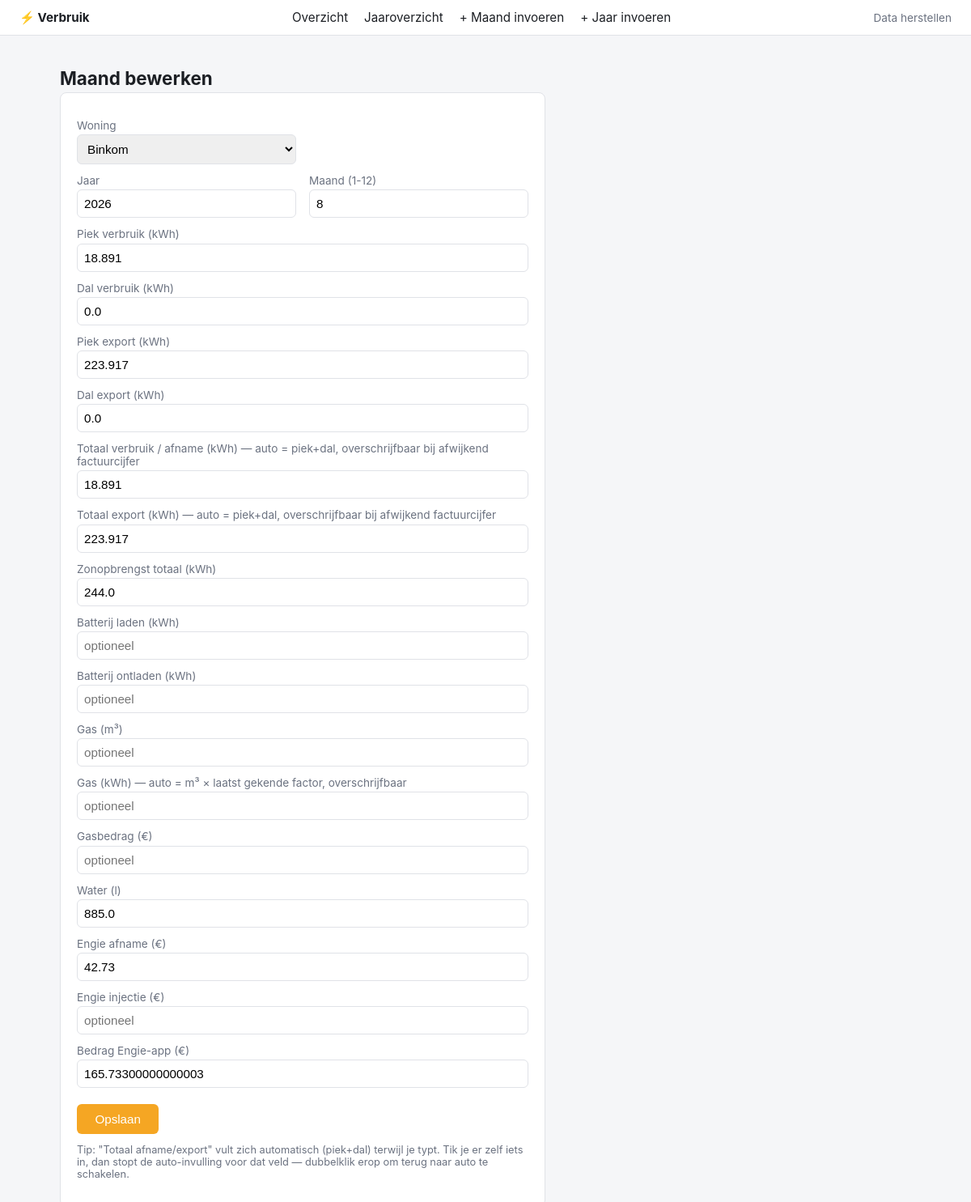
The page /invoer/Binkom/2026/8 on the database its author committed.
### tables this page shows
CREATE TABLE maandverbruik (
    id INTEGER PRIMARY KEY AUTOINCREMENT,
    woning TEXT NOT NULL CHECK (woning IN ('Tienen', 'Binkom')),
    jaar INTEGER NOT NULL,
    maand INTEGER NOT NULL CHECK (maand BETWEEN 1 AND 12),

    piek_verbruik REAL,
    dal_verbruik REAL,
    piek_export REAL,
    dal_export REAL,
    totaal_verbruik_afname REAL,
    totaal_export REAL,
    zonopbrengst_totaal REAL,
    batterij_laden REAL,
    batterij_ontladen REAL,

    gas_m3 REAL,
    gas_kwh REAL,
    prijs_gas_eur REAL,
    water_l REAL,

    engie_afname_eur REAL,
    engie_injectie_eur REAL,
    bedrag_engie_app REAL,

    UNIQUE(woning, jaar, maand)
);

### main.py (the view, shortened to what this page needs)
@app.route("/invoer", methods=["GET", "POST"])
@app.route("/invoer/<woning>/<int:jaar>/<int:maand>", methods=["GET", "POST"])
def invoer(woning=None, jaar=None, maand=None):
    bestaand = None
    if woning and jaar and maand:
        conn = get_connection()
        row = conn.execute(
            "SELECT * FROM maandverbruik WHERE woning=? AND jaar=? AND maand=?",
            (woning, jaar, maand),
        ).fetchone()
        conn.close()
        bestaand = dict(row) if row else None
    return render_template(
        "invoer.html",
        woningen=WONINGEN,
        velden=MAAND_INVOERVELDEN,
        bestaand=bestaand,
        woning=woning,
        jaar=jaar,
        maand=maand,
        gas_factor=_laatste_gas_factor(woning or WONINGEN[0]),
    )

### main.py (called while the page is built)
def _laatste_gas_factor(woning):
    conn = get_connection()
    row = conn.execute(
        """SELECT gas_kwh, gas_m3 FROM maandverbruik
           WHERE woning=? AND gas_m3 IS NOT NULL AND gas_m3 != 0
                 AND gas_kwh IS NOT NULL
           ORDER BY jaar DESC, maand DESC LIMIT 1""",
        (woning,),
    ).fetchone()
    conn.close()
    if row:
        return row["gas_kwh"] / row["gas_m3"]
    return None

    def __call__(self, environ, start_response):
        script_name = environ.get("HTTP_X_INGRESS_PATH", "")
        if script_name:
            environ["SCRIPT_NAME"] = script_name
            path_info = environ.get("PATH_INFO", "")
            if path_info.startswith(script_name):
                environ["PATH_INFO"] = path_info[len(script_name):]
        return self.wsgi_app(environ, start_response)

### models.py (called while the page is built)
def get_connection():
    DB_PATH.parent.mkdir(parents=True, exist_ok=True)
    conn = sqlite3.connect(DB_PATH)
    conn.row_factory = sqlite3.Row
    conn.execute("PRAGMA foreign_keys = ON")
    return conn

### templates/invoer.html (shortened to what this page needs)
{% extends "base.html" %}
{% block content %}
<h1>{{ "Maand bewerken" if bestaand else "Maand invoeren" }}</h1>
<form class="entry" method="post">
    <div class="row2">
        <div>
            <label>Woning</label>
            <select name="woning" required>
                {% for w in woningen %}
                <option value="{{ w }}" {{ "selected" if (bestaand and bestaand.woning == w) or (woning == w) }}>{{ w }}</option>
                {% endfor %}
            </select>
        </div>
        <div></div>
        <div>
            <label>Jaar</label>
            <input type="number" name="jaar" value="{{ bestaand.jaar if bestaand else (jaar or '') }}" required>
        </div>
        <div>
            <label>Maand (1-12)</label>
            <input type="number" name="maand" min="1" max="12" value="{{ bestaand.maand if bestaand else (maand or '') }}" required>
        </div>
    </div>
    {% for veld, label in velden %}
    <label>{{ label }}</label>
    <input type="text" id="{{ veld }}" name="{{ veld }}" value="{{ bestaand[veld] if bestaand and bestaand[veld] is not none else '' }}" placeholder="optioneel">
    {% endfor %}
    <button type="submit">Opslaan</button>
    <p class="muted" style="margin-top:0.75rem; font-size:0.8rem;">
        Tip: "Totaal afname/export" vult zich automatisch (piek+dal) terwijl je typt.
        Tik je er zelf iets in, dan stopt de auto-invulling voor dat veld —
        dubbelklik erop om terug naar auto te schakelen.
    </p>
</form>
{% endblock %}

### static/style.css (style rules this page uses)
:root { --bg: #f5f6f8; --card: #ffffff; --border: #e0e2e7; --text: #1c1f24; --muted: #6b7280; --accent: #f5a623; --accent-dark: #d68910; --pos: #2e7d32; --neg: #c0392b; }
* { box-sizing: border-box; }
body { margin: 0; font-family: -apple-system, "Segoe UI", Roboto, sans-serif; background: var(--bg); color: var(--text); }
h1 { font-size: 1.4rem; margin-bottom: 0.25rem; }
.muted { color: var(--muted); }
form.entry { background: var(--card); border: 1px solid var(--border); border-radius: 8px; padding: 1.25rem; max-width: 600px; }
form.entry label { display: block; margin-top: 0.75rem; font-size: 0.85rem; color: var(--muted); }
form.entry input, form.entry select { width: 100%; padding: 0.5rem; border: 1px solid var(--border); border-radius: 6px; font-size: 0.95rem; margin-top: 0.2rem; }
form.entry button { margin-top: 1.25rem; background: var(--accent); color: #fff; border: none; padding: 0.6rem 1.4rem; border-radius: 6px; font-size: 0.95rem; cursor: pointer; }
.row2 { display: grid; grid-template-columns: 1fr 1fr; gap: 0 1rem; }

### rows shown on the page
maandverbruik: jaar "2026", maand "8", piek_verbruik "18.891" "0.0" "223.917" "0.0" "18.891" "223.917" "244.0" "885.0" "42.73" "165.73300000000003"

### other values the page prints
{{ "Maand bewerken" if bestaand else "Maand invoeren" }} "Maand bewerken"
{{ label }} "Piek verbruik (kWh)" "Dal verbruik (kWh)" "Piek export (kWh)" "Dal export (kWh)" "Totaal verbruik / afname (kWh) — auto = piek+dal, overschrijfbaar bij afwijkend factuurcijfer" "Totaal export (kWh) — auto = piek+dal, overschrijfbaar bij afwijkend factuurcijfer" "Zonopbrengst totaal (kWh)" "Batterij laden (kWh)" "Batterij ontladen (kWh)" "Gas (m³)" "Gas (kWh) — auto = m³ × laatst gekende factor, overschrijfbaar" "Gasbedrag (€)" "Water (l)" "Engie afname (€)" "Engie injectie (€)" "Bedrag Engie-app (€)"
form field woning "Binkom"
